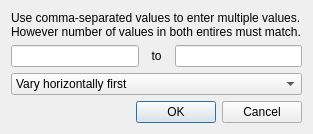
<?xml version="1.0" encoding="UTF-8"?>
<ui version="4.0">
 <class>pqComparativeParameterRangeDialog</class>
 <widget class="QDialog" name="pqComparativeParameterRangeDialog">
  <property name="geometry">
   <rect>
    <x>0</x>
    <y>0</y>
    <width>313</width>
    <height>121</height>
   </rect>
  </property>
  <property name="windowTitle">
   <string>Enter Parameter Range</string>
  </property>
  <layout class="QVBoxLayout" name="verticalLayout">
   <item>
    <widget class="QLabel" name="multivalueHint">
     <property name="text">
      <string>Use comma-separated values to enter multiple values.
However number of values in both entires must match.</string>
     </property>
    </widget>
   </item>
   <item>
    <layout class="QHBoxLayout" name="horizontalLayout">
     <item>
      <widget class="QLineEdit" name="minValue"/>
     </item>
     <item>
      <widget class="QLabel" name="label">
       <property name="text">
        <string>  to  </string>
       </property>
      </widget>
     </item>
     <item>
      <widget class="QLineEdit" name="maxValue"/>
     </item>
    </layout>
   </item>
   <item>
    <spacer name="verticalSpacer">
     <property name="orientation">
      <enum>Qt::Vertical</enum>
     </property>
     <property name="sizeHint" stdset="0">
      <size>
       <width>20</width>
       <height>4</height>
      </size>
     </property>
    </spacer>
   </item>
   <item>
    <widget class="QComboBox" name="mode">
     <property name="toolTip">
      <string>Controls the direction in which the parameter is varied.</string>
     </property>
     <property name="statusTip">
      <string>Controls the direction in which the parameter is varied.</string>
     </property>
     <property name="whatsThis">
      <string>Controls the direction in which the parameter is varied.</string>
     </property>
     <item>
      <property name="text">
       <string>Vary horizontally first</string>
      </property>
     </item>
     <item>
      <property name="text">
       <string>Vary vertically first</string>
      </property>
     </item>
     <item>
      <property name="text">
       <string>Only vary horizontally</string>
      </property>
     </item>
     <item>
      <property name="text">
       <string>Only vary vertically</string>
      </property>
     </item>
    </widget>
   </item>
   <item>
    <widget class="QDialogButtonBox" name="buttonBox">
     <property name="orientation">
      <enum>Qt::Horizontal</enum>
     </property>
     <property name="standardButtons">
      <set>QDialogButtonBox::Cancel|QDialogButtonBox::Ok</set>
     </property>
    </widget>
   </item>
  </layout>
 </widget>
 <tabstops>
  <tabstop>minValue</tabstop>
  <tabstop>maxValue</tabstop>
  <tabstop>buttonBox</tabstop>
 </tabstops>
 <resources/>
 <connections>
  <connection>
   <sender>buttonBox</sender>
   <signal>accepted()</signal>
   <receiver>pqComparativeParameterRangeDialog</receiver>
   <slot>accept()</slot>
   <hints>
    <hint type="sourcelabel">
     <x>188</x>
     <y>57</y>
    </hint>
    <hint type="destinationlabel">
     <x>157</x>
     <y>91</y>
    </hint>
   </hints>
  </connection>
  <connection>
   <sender>buttonBox</sender>
   <signal>rejected()</signal>
   <receiver>pqComparativeParameterRangeDialog</receiver>
   <slot>reject()</slot>
   <hints>
    <hint type="sourcelabel">
     <x>188</x>
     <y>57</y>
    </hint>
    <hint type="destinationlabel">
     <x>197</x>
     <y>91</y>
    </hint>
   </hints>
  </connection>
 </connections>
</ui>
